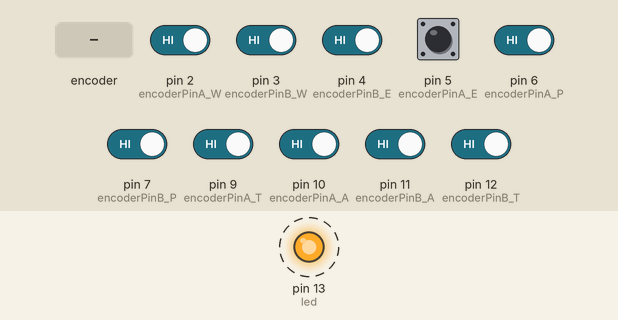
Bench run of a sketch on a simulated Arduino Uno, built with avr-gcc and run on an emulated ATmega328P. On the bench: output pins drawn as LEDs (lit = HIGH). Dashed ring = blinking. Inputs (shaded band) come from the test bench; at power-on: pin 2 (encoderPinA_W), pin 3 (encoderPinB_W), pin 4 (encoderPinB_E), pin 5 (encoderPinA_E), pin 6 (encoderPinA_P), pin 7 (encoderPinB_P), pin 9 (encoderPinA_T), pin 10 (encoderPinA_A), pin 11 (encoderPinB_A), pin 12 (encoderPinB_T) HIGH. What the sketch prints to the serial monitor is not drawn.

Above: at 1.2 s.
1.3 s: rotary encoder on pin 2 (encoderPinA_W) / pin 12 (encoderPinB_T) turned 3 steps (first pin leading)
4.3 s: pin 5 (encoderPinA_E) pulsed LOW 5 times (0.12 s each, 0.3 s apart)
At 6.8 s:
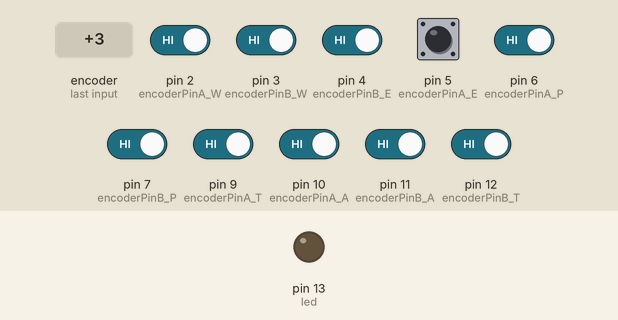
Timing chart, 0 to 8.3 s (numbered marks = the images above; inputs shaded):
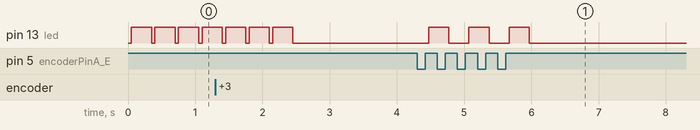

The sketch:

new_sketch_rotary_encoder.ino
```cpp
#include <PinChangeInt.h>

/* interrupt routine for Rotary Encoders
   tested with Noble RE0124PVB 17.7FINB-24 http://www.nobleusa.com/pdf/xre.pdf - available at pollin.de
   and a few others, seems pretty universal

   The average rotary encoder has three pins, seen from front: A C B
   Clockwise rotation A(on)->B(on)->A(off)->B(off)
   CounterCW rotation B(on)->A(on)->B(off)->A(off)

   and may be a push switch with another two pins, pulled low at pin 8 in this case
   raf@synapps.de 20120107

*/

// usually the rotary encoders three pins have the ground pin in the middle
enum PinAssignments {

  encoderPinA_T = 9,
  encoderPinB_T = 12,

  encoderPinA_A = 10,
  encoderPinB_A = 11,

  encoderPinA_P = 6,
  encoderPinB_P = 7,

  encoderPinA_E = 5,
  encoderPinB_E = 4,

  encoderPinA_W = 2,
  encoderPinB_W = 3,

  //clearButton = 14
};

int led = 13;

volatile unsigned int encoderPos_T = 100;  // a counter for T
volatile unsigned int encoderPos_A = 100;  // a counter for A
volatile unsigned int encoderPos_P = 100;  // a counter for P
volatile unsigned int encoderPos_E = 100;  // a counter for E
volatile unsigned int encoderPos_W = 100;  // a counter for W

unsigned int lastReportedPos_T = 101;   // change management for T
unsigned int lastReportedPos_A = 101;   // change management for A
unsigned int lastReportedPos_P = 101;   // change management for P
unsigned int lastReportedPos_E = 101;   // change management for E
unsigned int lastReportedPos_W = 101;   // change management for W

static boolean rotating_T = false;      // debounce management for T
static boolean rotating_A = false;      // debounce management for A
static boolean rotating_P = false;      // debounce management for P
static boolean rotating_E = false;      // debounce management for E
static boolean rotating_W = false;      // debounce management for W


// interrupt service routine vars
boolean A_set_T = false;
boolean B_set_T = false;
boolean A_set_A = false;
boolean B_set_A = false;
boolean A_set_P = false;
boolean B_set_P = false;
boolean A_set_E = false;
boolean B_set_E = false;
boolean A_set_W = false;
boolean B_set_W = false;

// KeyCommand
void keyCommand(uint8_t modifiers, uint8_t keycode1, uint8_t keycode2 = 0, uint8_t keycode3 = 0,
                uint8_t keycode4 = 0, uint8_t keycode5 = 0, uint8_t keycode6 = 0) {
  Serial.write(0xFD);       // Adafruit command
  Serial.write(modifiers);  // modifier!
  Serial.write((byte)0x00); // 0x00
  Serial.write(keycode1);   // key code #1
  Serial.write(keycode2); // key code #2
  Serial.write(keycode3); // key code #3
  Serial.write(keycode4); // key code #4
  Serial.write(keycode5); // key code #5
  Serial.write(keycode6); // key code #6

}

void setup() {

  pinMode(encoderPinA_T, INPUT);
  pinMode(encoderPinB_T, INPUT);
  pinMode(encoderPinA_A, INPUT);
  pinMode(encoderPinB_A, INPUT);
  pinMode(encoderPinA_P, INPUT);
  pinMode(encoderPinB_P, INPUT);
  pinMode(encoderPinA_W, INPUT);
  pinMode(encoderPinB_W, INPUT);

  //pinMode(clearButton, INPUT);
  pinMode(led, OUTPUT);

 // turn on pullup resistors
  digitalWrite(encoderPinA_T, HIGH);
  digitalWrite(encoderPinB_T, HIGH);
  digitalWrite(encoderPinA_A, HIGH);
  digitalWrite(encoderPinB_A, HIGH);
  digitalWrite(encoderPinA_P, HIGH);
  digitalWrite(encoderPinB_P, HIGH);
  digitalWrite(encoderPinA_E, HIGH);
  digitalWrite(encoderPinB_E, HIGH);
  digitalWrite(encoderPinA_W, HIGH);
  digitalWrite(encoderPinB_W, HIGH);

  //digitalWrite(clearButton, LOW);

// encoder pin on interrupt
  attachPinChangeInterrupt(encoderPinA_T, doEncoderA_T, CHANGE);
  attachPinChangeInterrupt(encoderPinB_T, doEncoderB_T, CHANGE);

  attachPinChangeInterrupt(encoderPinA_A, doEncoderA_A, CHANGE);
  attachPinChangeInterrupt(encoderPinB_A, doEncoderB_A, CHANGE);

  attachPinChangeInterrupt(encoderPinA_P, doEncoderA_P, CHANGE);
  attachPinChangeInterrupt(encoderPinB_P, doEncoderB_P, CHANGE);

  attachPinChangeInterrupt(encoderPinA_E, doEncoderA_E, CHANGE);
  attachPinChangeInterrupt(encoderPinB_E, doEncoderB_E, CHANGE);

  attachPinChangeInterrupt(encoderPinA_W, doEncoderA_W, CHANGE);
  attachPinChangeInterrupt(encoderPinB_W, doEncoderB_W, CHANGE);
  //Keyboard.begin();

  Serial.begin(9600);  // output
}


void blinkled() {
  digitalWrite(led, HIGH);   // turn the LED on (HIGH is the voltage level)
  delay(300);               // wait for 300ms
  digitalWrite(led, LOW);    // turn the LED off by making the voltage LOW
}

// main loop, work is done by interrupt service routines, this one only prints stuff
void loop() {
  rotating_T = true;  // reset the debouncer
  rotating_A = true;  // reset the debouncer
  rotating_P = true;  // reset the debouncer
  rotating_E = true;  // reset the debouncer
  rotating_W = true;  // reset the debouncer

  if (lastReportedPos_T != encoderPos_T) {
    //Serial.print("T_Index:");
    //Serial.println(encoderPos_T, DEC);
    if(lastReportedPos_T > encoderPos_T) { /*Serial.print("a"); }//*/keyCommand(0,4); delay(50); keyCommand(0,0); blinkled();}
    if(lastReportedPos_T < encoderPos_T) { /*Serial.print("d"); }//*/keyCommand(0,7); delay(50); keyCommand(0,0); blinkled();}
    lastReportedPos_T = encoderPos_T;
  }//else keyCommand(0,0);

  if (lastReportedPos_A != encoderPos_A) {
    //Serial.print("A_Index:");
    //Serial.println(encoderPos_A, DEC);
    if(lastReportedPos_A > encoderPos_A) { /*Serial.print("w"); }//*/keyCommand(0,26); delay(50); keyCommand(0,0); blinkled();}
    if(lastReportedPos_A < encoderPos_A) { /*Serial.print("s"); }//*/keyCommand(0,22); delay(50); keyCommand(0,0); blinkled();}
    lastReportedPos_A = encoderPos_A;
  }//else keyCommand(0,0);

  if (lastReportedPos_P != encoderPos_P) {
    //Serial.print("P_Index:");
    //Serial.println(encoderPos_P, DEC);
    if(lastReportedPos_P > encoderPos_P) { /*Serial.print("j"); }//*/keyCommand(0,13); delay(50); keyCommand(0,0); blinkled();}
    if(lastReportedPos_P < encoderPos_P) { /*Serial.print("l"); }//*/keyCommand(0,15); delay(50); keyCommand(0,0); blinkled();}
    lastReportedPos_P = encoderPos_P;
  }//else keyCommand(0,0);

  if (lastReportedPos_E != encoderPos_E) {
    //Serial.print("E_Index:");
    //Serial.println(encoderPos_E, DEC);
    if(lastReportedPos_E > encoderPos_E) { /*Serial.print("i"); }//*/keyCommand(0,12); delay(50); keyCommand(0,0); blinkled();}
    if(lastReportedPos_E < encoderPos_E) { /*Serial.print("k"); }//*/keyCommand(0,14); delay(50); keyCommand(0,0); blinkled();}
    lastReportedPos_E = encoderPos_E;
  }//else keyCommand(0,0);

  if (lastReportedPos_W != encoderPos_W) {
    //Serial.print("W_Index:");
    //Serial.println(encoderPos_W, DEC);
    if(lastReportedPos_W > encoderPos_W) { /*Serial.print("v"); }//*/keyCommand(0,25); delay(50); keyCommand(0,0); blinkled();}
    if(lastReportedPos_W < encoderPos_W) { /*Serial.print("n"); }//*/keyCommand(0,17); delay(50); keyCommand(0,0); blinkled();}
    lastReportedPos_W = encoderPos_W;
  }//else keyCommand(0,0);


  /*if (digitalRead(clearButton) == LOW )  {
    encoderPos_T = encoderPos_A = encoderPos_P = encoderPos_E = encoderPos_W = 0;
  }*/


}

// Interrupt on A changing state
void doEncoderA_T(){
  // debounce
  if ( rotating_T ) delay (1);  // wait a little until the bouncing is done

  // Test transition, did things really change?
  if( digitalRead(encoderPinA_T) != A_set_T ) {  // debounce once more
    A_set_T = !A_set_T;

    // adjust counter + if A leads B
    if ( A_set_T && !B_set_T )
      encoderPos_T += 1;

    rotating_T = false;  // no more debouncing until loop() hits again
  }
}

// Interrupt on B changing state, same as A above
void doEncoderB_T(){
  if ( rotating_T ) delay (1);
  if( digitalRead(encoderPinB_T) != B_set_T ) {
    B_set_T = !B_set_T;
    //  adjust counter - 1 if B leads A
    if( B_set_T && !A_set_T )
      encoderPos_T -= 1;

    rotating_T = false;
  }
}


// Interrupt on A changing state
void doEncoderA_A(){
  // debounce
  if ( rotating_A ) delay (1);  // wait a little until the bouncing is done

  // Test transition, did things really change?
  if( digitalRead(encoderPinA_A) != A_set_A ) {  // debounce once more
    A_set_A = !A_set_A;

    // adjust counter + if A leads B
    if ( A_set_A && !B_set_A )
      encoderPos_A += 1;

    rotating_A = false;  // no more debouncing until loop() hits again
  }
}

// Interrupt on B changing state, same as A above
void doEncoderB_A(){
  if ( rotating_A ) delay (1);
  if( digitalRead(encoderPinB_A) != B_set_A ) {
    B_set_A = !B_set_A;
    //  adjust counter - 1 if B leads A
    if( B_set_A && !A_set_A )
      encoderPos_A -= 1;

    rotating_A = false;
  }
}


// Interrupt on A changing state
void doEncoderA_P(){
  // debounce
  if ( rotating_P ) delay (1);  // wait a little until the bouncing is done

  // Test transition, did things really change?
  if( digitalRead(encoderPinA_P) != A_set_P ) {  // debounce once more
    A_set_P = !A_set_P;

    // adjust counter + if A leads B
    if ( A_set_P && !B_set_P )
      encoderPos_P += 1;

    rotating_P = false;  // no more debouncing until loop() hits again
  }
}

// Interrupt on B changing state, same as A above
void doEncoderB_P(){
  if ( rotating_P ) delay (1);
  if( digitalRead(encoderPinB_P) != B_set_P ) {
    B_set_P = !B_set_P;
    //  adjust counter - 1 if B leads A
    if( B_set_P && !A_set_P )
      encoderPos_P -= 1;

    rotating_P = false;
  }
}

// Interrupt on A changing state
void doEncoderA_E(){
  // debounce
  if ( rotating_E ) delay (1);  // wait a little until the bouncing is done

  // Test transition, did things really change?
  if( digitalRead(encoderPinA_E) != A_set_E ) {  // debounce once more
    A_set_E = !A_set_E;

    // adjust counter + if A leads B
    if ( A_set_E && !B_set_E )
      encoderPos_E += 1;

    rotating_E = false;  // no more debouncing until loop() hits again
  }
}

// Interrupt on B changing state, same as A above
void doEncoderB_E(){
  if ( rotating_E ) delay (1);
  if( digitalRead(encoderPinB_E) != B_set_E ) {
    B_set_E = !B_set_E;
    //  adjust counter - 1 if B leads A
    if( B_set_E && !A_set_E )
      encoderPos_E -= 1;

    rotating_E = false;
  }
}


// Interrupt on A changing state
void doEncoderA_W(){
  // debounce
  if ( rotating_W ) delay (1);  // wait a little until the bouncing is done

  // Test transition, did things really change? sw
  if( digitalRead(encoderPinA_W) != A_set_W ) {  // debounce once more
    A_set_W = !A_set_W;

    // adjust counter + if A leads B
    if ( A_set_W && !B_set_W )
      encoderPos_W += 1;

    rotating_W = false;  // no more debouncing until loop() hits again
  }
}

// Interrupt on B changing state, same as A above
void doEncoderB_W(){
  if ( rotating_W ) delay (1);
  if( digitalRead(encoderPinB_W) != B_set_W ) {
    B_set_W = !B_set_W;
    //  adjust counter - 1 if B leads A
    if( B_set_W && !A_set_W )
      encoderPos_W -= 1;

    rotating_W = false;
  }
}
```

Measured:
- after the input at 4.3 s, pin 13 (led): alternates HIGH for 0.30 s and LOW for 0.30 s, 6 changes in all, then stays LOW, starting after 0.17 s
- by itself, pin 13 (led): alternates HIGH for 0.30 s and LOW for 0.05 s, 7 changes in all, then stays LOW
